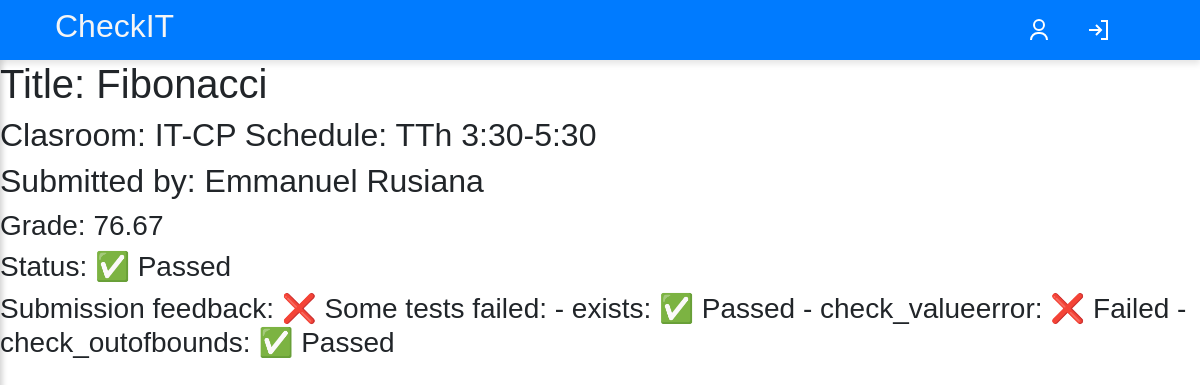
The page /classroom/1/activity/1/submitted/26 (signed in) on the database its author committed.
### autochecker/models.py (models this page shows, shortened)
class Submission(models.Model):
     STATUS_CHOICE = [("Pending", 'Pending'), ('Passed', '✅ Passed'), ('Failed', '❌ Failed')]
     student = models.ForeignKey(settings.AUTH_USER_MODEL, on_delete=models.CASCADE, limit_choices_to={'role': 'student'})
     activity = models.ForeignKey(Activity, on_delete=models.CASCADE)
     grade = models.DecimalField(max_digits=5, decimal_places=2, blank=True, null=True)  # Allows numerical grades
     max_score = models.DecimalField(max_digits=5, decimal_places=2, blank=True, null=True)  # Optional
     submitted_file = models.FileField(upload_to=create_dir, null=False, blank=False)
     status = models.CharField(max_length=20, choices= STATUS_CHOICE)
     feedback = models.TextField(blank=True, null=True)
     submitted_at = models.DateTimeField(auto_now_add=True)
     is_submitted = models.BooleanField(default=False)
     professor_feedback = models.TextField(blank=True, null=True)
     class Meta:
          ordering = ['-submitted_at']

class Activity(models.Model):
    title = models.CharField(max_length=255)
    teacher_assigned = models.ForeignKey(
        settings.AUTH_USER_MODEL,
        on_delete=models.CASCADE,
        limit_choices_to=professor_filter,
        blank=True
    )
    description = models.TextField()
    instructions = models.FileField(upload_to='instructions/', null=False)
    check50_slug = models.CharField(max_length=255)
    created_at = models.DateTimeField(auto_now_add=True)
    time_open = models.DateTimeField(null=False, default=timezone.now)
    time_limit = models.DateTimeField(null=True, default=default_time_closed)
    isClosed = models.BooleanField(default=False)
    classroom = models.ForeignKey(
        Classroom,
        related_name='assigned_activities',
        on_delete=models.CASCADE,
        null=True,
        blank=True
    )

class Classroom(models.Model):
     class_name = models.CharField(max_length=50,)
     class_code = models.CharField(max_length=10, null= False, unique=True)
     schedule = models.CharField(max_length=20)
     teacher_assigned = models.ForeignKey(settings.AUTH_USER_MODEL, on_delete=models.CASCADE, limit_choices_to=professor_filter)
     students_assigned = models.ManyToManyField(settings.AUTH_USER_MODEL, related_name='student_classes',limit_choices_to=student_filter, blank=True)

class CustomUser(AbstractUser):
     ROLE = (
          ('professor', 'professor'),
          ('student', 'student')
     )
     role = models.CharField(max_length=10, choices=ROLE)

### autochecker/views.py (the view, shortened to what this page needs)
# urls.py: path('classroom/<int:classroom_pk>/activity/<int:activity_pk>/submitted/<int:pk>',SubmittedActivityScoreDetailView.as_view(), name='submission_detail'),
class SubmittedActivityScoreDetailView(LoginRequiredMixin, DetailView):
    template_name = 'main/submitted_acitivity_detail.html'
    model = Submission
    context_object_name = 'submitted_activity'

### templates/main/submitted_acitivity_detail.html (shortened to what this page needs)
{% extends '../layout/layout.html'%}
{% block main %}
{% if user.is_authenticated %}
          {%if user == submitted_activity.student or user == submitted_activity.activity.teacher_assigned%}
               <h1>Title: {{ submitted_activity.activity.title }}</h1>
               <h2>Clasroom: {{ submitted_activity.activity.classroom.class_name }}      Schedule: {{ submitted_activity.activity.classroom.schedule }}</h2>
               <h2>Submitted by: {{ user.get_full_name }}</h2>
               <h3>Grade: {{submitted_activity.grade }}</h3>
               <h3>Status: {{submitted_activity.status }}</h3>
               <h3>Submission feedback: {{submitted_activity.feedback }}</h3>
               {% endif %}
     {% endif %}
{% endblock%}

### static/css/index.css (style rules this page uses)
body, html { height: 100vh; width: 100vw; display: flex; flex-direction: column; margin: 0; font-family: "Arial", sans-serif; background: #f8f9fa; }

### rows shown on the page
Submission: activity "Fibonacci", activity.classroom.class_name "IT-CP", activity.classroom.schedule "TTh 3:30-5:30", grade "76.67", status "✅ Passed", feedback "❌ Some tests failed: - exists: ✅ Passed - check_valueerror: ❌ Failed - check_outofbounds: ✅ Passed"
CustomUser: get_full_name "Emmanuel Rusiana"
